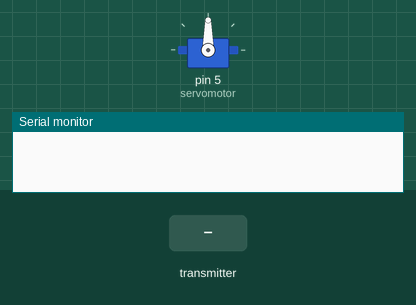
Simulated run of this sketch. Board: Arduino Uno, built with avr-gcc and run on an emulated ATmega328P. Parts: servo, the last lines printed to the serial monitor. Inputs (shaded band) come from the test bench. No radio packets arrive unless stated.

Above: at 1.2 s.
1.3 s: the transmitter starts sending deger.0 = 0
At 2.1 s:
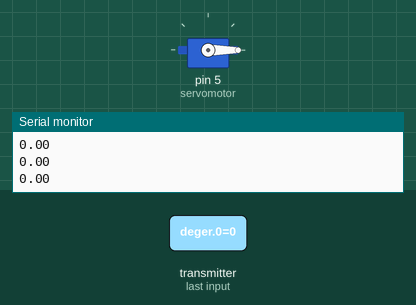
2.8 s: the transmitter starts sending deger.0 = 45
At 3.3 s:
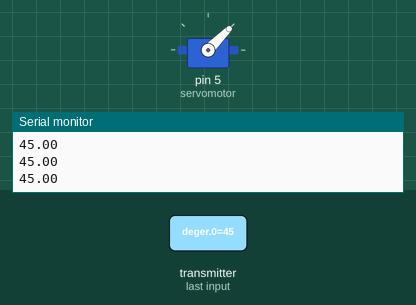
4.3 s: the transmitter starts sending deger.0 = 180
At 5.5 s:
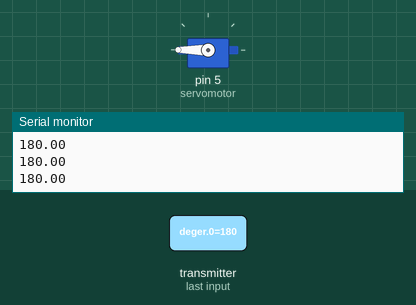
5.8 s: the transmitter starts sending deger.0 = 90
At 6.8 s:
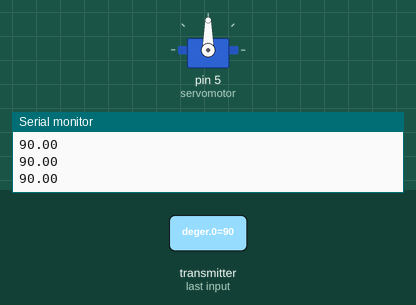
Timing chart, 0 to 8.3 s (numbered marks = the images above; inputs shaded):
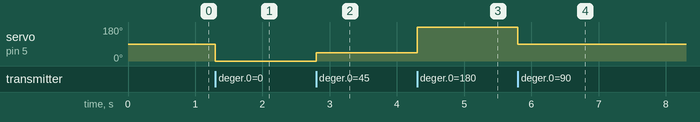

Measured:
- after the input at 1.3 s, servo on pin 5 (servomotor): 90° → 0° at once
- after the input at 2.8 s, servo on pin 5 (servomotor): 0° → 45° at once
- after the input at 4.3 s, servo on pin 5 (servomotor): 45° → 180° at once
- after the input at 5.8 s, servo on pin 5 (servomotor): 180° → 90° at once

The sketch:

8.5.3._NRF24L01_ile_oyun_koluyla_servomotor_kontrolu_alici.ino
```cpp
#include <SPI.h> //kütüphaneler koda eklenir.
#include <nRF24L01.h>
#include <RF24.h>
#include <Servo.h>

RF24 verici(9, 10); // CE, CSN pinleri tanımlanır.
const uint64_t veriadresi = 0xE8E8F0F0E1LL; //veri alışverişi yapılacak adres yolu atanır.
Servo servomotor;  //servomotor için nesne oluşturulur.
float deger[1]; //deger isminde bir dizi tanımlanır.

void setup(void) {
Serial.begin(9600);  //seri port iletişimi başlatılır.
servomotor.attach(5);  //servomotor 5 nolu dijital pine bağlanır.
verici.begin();  //NRF24L01 başlatılır.
verici.openReadingPipe(1, veriadresi);  //veri okuma için veriadresi yolu açılır
verici.startListening();  //Açılan veri yolundan veri dinleme işlemi başlatılır.
}

void loop(void) {
if (verici.available()) {  //okunacak veri olup olmadığı kontrol edilir.
bool degisken = false; //degisken ilk değer false atanır.
while (!degisken) //eğer veri girişi yapılırsa değişken true değeri alır ve program devam eder.
{
degisken = verici.read(deger, sizeof(deger)); //vericiden okunan değer degiskene atanır.
Serial.println(deger[0]); //okunan veri seri port ekrana yazdırılır.
servomotor.write(deger[0]); //servomotor vericiden gelen açıya uygun olarak yönlendirilir.
}
}
}
```
